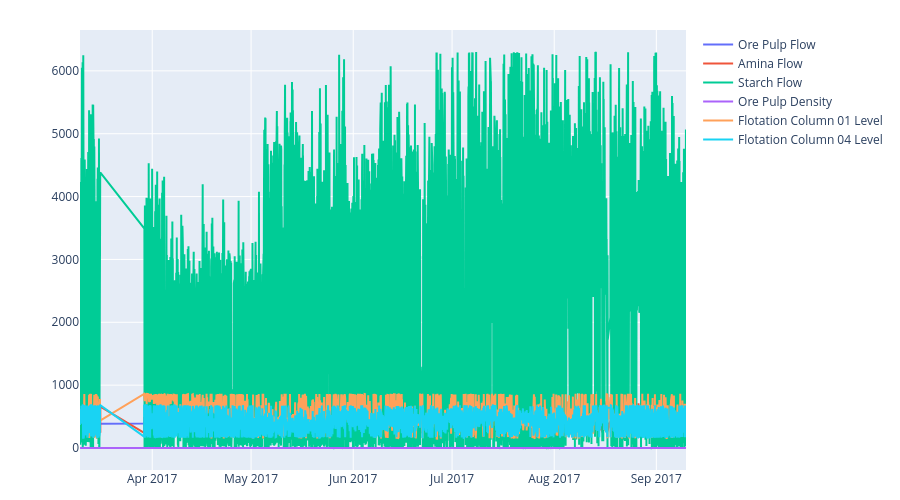

Notebook source saved alongside this figure:
### Markdown cell above
Los niveles de las columnas de flotación y flujos de producto se detienen
durante 4 horas en un punto del dataset (11 de julio). Inspeccionamos
gráficamente por si se debe a la detención temporal de un proceso, usando el
`explorer` en vez de reconstruir la figura a mano.

### Code cell
cols_to_check = ['Ore Pulp Flow', 'Amina Flow', 'Starch Flow', 'Ore Pulp Density',
                  'Flotation Column 01 Level', 'Flotation Column 04 Level']

explorer.plot(cols_to_check, discretize=True)

### Figure 1 — Plotly figure (JSON) as saved in the notebook; plotly's stock layout.template omitted (floating-point values rounded to 4 significant figures; data arrays with more than 128 entries replaced by an {"elided": "..."} marker saying what was removed)
{"data": [{"mode": "lines", "name": "Ore Pulp Flow", "type": "scatter", "x": {"elided": "3004 str values"}, "y": {"elided": "3004 float values"}}, {"mode": "lines", "name": "Amina Flow", "type": "scatter", "x": {"elided": "3004 str values"}, "y": {"elided": "3004 float values"}}, {"mode": "lines", "name": "Starch Flow", "type": "scatter", "x": {"elided": "3004 str values"}, "y": {"elided": "3004 float values"}}, {"mode": "lines", "name": "Ore Pulp Density", "type": "scatter", "x": {"elided": "3004 str values"}, "y": {"elided": "3004 float values"}}, {"mode": "lines", "name": "Flotation Column 01 Level", "type": "scatter", "x": {"elided": "3004 str values"}, "y": {"elided": "3004 float values"}}, {"mode": "lines", "name": "Flotation Column 04 Level", "type": "scatter", "x": {"elided": "3004 str values"}, "y": {"elided": "3004 float values"}}], "layout": {"height": 500, "margin": {"b": 30, "t": 30}, "xaxis": {"rangeslider": {"visible": false}}}}
